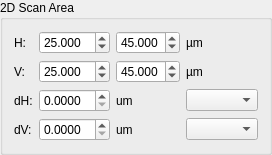
        <widget class="QGroupBox" name="groupBox_scanarea">
         <property name="title">
          <string>2D Scan Area</string>
         </property>
         <layout class="QGridLayout" name="gridLayout">
          <item row="4" column="2">
           <widget class="QLabel" name="label_9">
            <property name="text">
             <string>um</string>
            </property>
           </widget>
          </item>
          <item row="3" column="2">
           <widget class="QLabel" name="label_7">
            <property name="text">
             <string>um</string>
            </property>
           </widget>
          </item>
          <item row="0" column="2">
           <widget class="QDoubleSpinBox" name="h1_doubleSpinBox">
            <property name="decimals">
             <number>3</number>
            </property>
            <property name="value">
             <double>45.000000000000000</double>
            </property>
           </widget>
          </item>
          <item row="2" column="1">
           <widget class="QDoubleSpinBox" name="v0_doubleSpinBox">
            <property name="decimals">
             <number>3</number>
            </property>
            <property name="value">
             <double>25.000000000000000</double>
            </property>
           </widget>
          </item>
          <item row="0" column="1">
           <widget class="QDoubleSpinBox" name="h0_doubleSpinBox">
            <property name="decimals">
             <number>3</number>
            </property>
            <property name="value">
             <double>25.000000000000000</double>
            </property>
           </widget>
          </item>
          <item row="2" column="0">
           <widget class="QLabel" name="v_label">
            <property name="text">
             <string>V:</string>
            </property>
           </widget>
          </item>
          <item row="0" column="3">
           <widget class="QLabel" name="label_2">
            <property name="text">
             <string>µm</string>
            </property>
           </widget>
          </item>
          <item row="2" column="3">
           <widget class="QLabel" name="label_4">
            <property name="text">
             <string>µm</string>
            </property>
           </widget>
          </item>
          <item row="0" column="0">
           <widget class="QLabel" name="h_label">
            <property name="text">
             <string>H:</string>
            </property>
           </widget>
          </item>
          <item row="2" column="2">
           <widget class="QDoubleSpinBox" name="v1_doubleSpinBox">
            <property name="decimals">
             <number>3</number>
            </property>
            <property name="value">
             <double>45.000000000000000</double>
            </property>
           </widget>
          </item>
          <item row="3" column="0">
           <widget class="QLabel" name="dh_label">
            <property name="text">
             <string>dH:</string>
            </property>
           </widget>
          </item>
          <item row="4" column="0">
           <widget class="QLabel" name="dv_label">
            <property name="text">
             <string>dV:</string>
            </property>
           </widget>
          </item>
          <item row="3" column="1">
           <widget class="QDoubleSpinBox" name="dh_doubleSpinBox">
            <property name="decimals">
             <number>4</number>
            </property>
           </widget>
          </item>
          <item row="4" column="1">
           <widget class="QDoubleSpinBox" name="dv_doubleSpinBox">
            <property name="decimals">
             <number>4</number>
            </property>
           </widget>
          </item>
          <item row="4" column="3">
           <widget class="QComboBox" name="v_axis_comboBox"/>
          </item>
          <item row="3" column="3">
           <widget class="QComboBox" name="h_axis_comboBox"/>
          </item>
         </layout>
        </widget>
